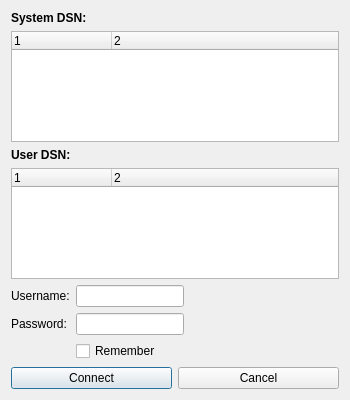
<?xml version="1.0" encoding="UTF-8"?>
<ui version="4.0">
 <class>Dialog</class>
 <widget class="QDialog" name="Dialog">
  <property name="geometry">
   <rect>
    <x>0</x>
    <y>0</y>
    <width>350</width>
    <height>400</height>
   </rect>
  </property>
  <property name="windowTitle">
   <string>Data Sources</string>
  </property>
  <property name="windowIcon">
   <iconset resource="ODBC_Query.qrc">
    <normaloff>:/ODBC_Query/Resources/database_icon.ico</normaloff>:/ODBC_Query/Resources/database_icon.ico</iconset>
  </property>
  <layout class="QVBoxLayout" name="verticalLayout">
   <item>
    <widget class="QLabel" name="SystemDSNLabel">
     <property name="font">
      <font>
       <weight>75</weight>
       <bold>true</bold>
      </font>
     </property>
     <property name="text">
      <string>System DSN:</string>
     </property>
    </widget>
   </item>
   <item>
    <widget class="QTreeWidget" name="SystemDSNTreeWidget">
     <property name="indentation">
      <number>0</number>
     </property>
     <property name="itemsExpandable">
      <bool>false</bool>
     </property>
     <property name="expandsOnDoubleClick">
      <bool>false</bool>
     </property>
     <property name="columnCount">
      <number>2</number>
     </property>
     <column>
      <property name="text">
       <string notr="true">1</string>
      </property>
     </column>
     <column>
      <property name="text">
       <string notr="true">2</string>
      </property>
     </column>
    </widget>
   </item>
   <item>
    <widget class="QLabel" name="UserDSNLabel">
     <property name="font">
      <font>
       <weight>75</weight>
       <bold>true</bold>
      </font>
     </property>
     <property name="text">
      <string>User DSN:</string>
     </property>
    </widget>
   </item>
   <item>
    <widget class="QTreeWidget" name="UserDSNTreeWidget">
     <property name="indentation">
      <number>0</number>
     </property>
     <property name="itemsExpandable">
      <bool>false</bool>
     </property>
     <property name="expandsOnDoubleClick">
      <bool>false</bool>
     </property>
     <property name="columnCount">
      <number>2</number>
     </property>
     <column>
      <property name="text">
       <string notr="true">1</string>
      </property>
     </column>
     <column>
      <property name="text">
       <string notr="true">2</string>
      </property>
     </column>
    </widget>
   </item>
   <item>
    <layout class="QFormLayout" name="formLayout">
     <property name="fieldGrowthPolicy">
      <enum>QFormLayout::AllNonFixedFieldsGrow</enum>
     </property>
     <item row="0" column="0">
      <widget class="QLabel" name="UsernameLabel">
       <property name="text">
        <string>Username:</string>
       </property>
      </widget>
     </item>
     <item row="0" column="1">
      <widget class="QLineEdit" name="UsernameLineEdit">
       <property name="sizePolicy">
        <sizepolicy hsizetype="Maximum" vsizetype="Expanding">
         <horstretch>0</horstretch>
         <verstretch>0</verstretch>
        </sizepolicy>
       </property>
       <property name="baseSize">
        <size>
         <width>0</width>
         <height>0</height>
        </size>
       </property>
       <property name="contextMenuPolicy">
        <enum>Qt::DefaultContextMenu</enum>
       </property>
       <property name="echoMode">
        <enum>QLineEdit::Normal</enum>
       </property>
       <property name="alignment">
        <set>Qt::AlignLeading|Qt::AlignLeft|Qt::AlignVCenter</set>
       </property>
      </widget>
     </item>
     <item row="1" column="0">
      <widget class="QLabel" name="PasswordLabel">
       <property name="text">
        <string>Password:</string>
       </property>
      </widget>
     </item>
     <item row="1" column="1">
      <widget class="QLineEdit" name="PasswordLineEdit">
       <property name="sizePolicy">
        <sizepolicy hsizetype="Maximum" vsizetype="Expanding">
         <horstretch>0</horstretch>
         <verstretch>0</verstretch>
        </sizepolicy>
       </property>
       <property name="echoMode">
        <enum>QLineEdit::Password</enum>
       </property>
      </widget>
     </item>
     <item row="2" column="1">
      <widget class="QCheckBox" name="RememberCheckBox">
       <property name="text">
        <string>Remember</string>
       </property>
      </widget>
     </item>
    </layout>
   </item>
   <item>
    <layout class="QHBoxLayout" name="HorizontalLayout">
     <item>
      <widget class="QPushButton" name="ConnectButton">
       <property name="text">
        <string>Connect</string>
       </property>
      </widget>
     </item>
     <item>
      <widget class="QPushButton" name="CancelButton">
       <property name="text">
        <string>Cancel</string>
       </property>
      </widget>
     </item>
    </layout>
   </item>
  </layout>
 </widget>
 <resources>
  <include location="ODBC_Query.qrc"/>
 </resources>
 <connections/>
</ui>
